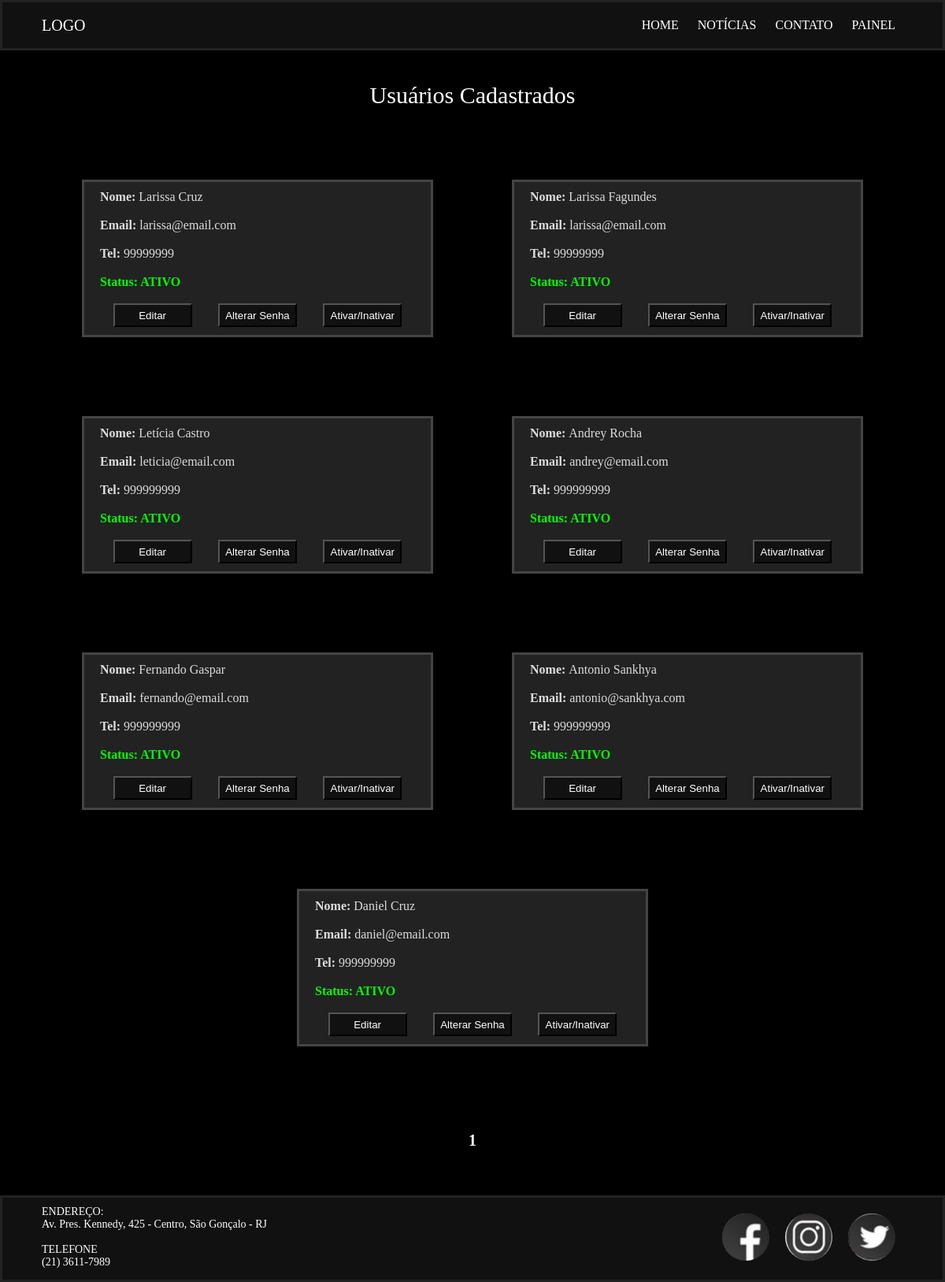
The app's page /painel/listarUsuarios (signed in) with its own data.
### tables this page shows
CREATE TABLE `usuarios` (
  `id` int(11) NOT NULL AUTO_INCREMENT,
  `nome` varchar(45) NOT NULL,
  `sobrenome` varchar(45) NOT NULL,
  `email` varchar(45) NOT NULL,
  `tel` int(11) NOT NULL,
  `senha` varchar(45) NOT NULL,
  `usuariotipo` int(11) NOT NULL,
  `status` varchar(45) NOT NULL,
  PRIMARY KEY (`id`),
  KEY `usuariotipo` (`usuariotipo`),
  CONSTRAINT `usuarios_ibfk_1` FOREIGN KEY (`usuariotipo`) REFERENCES `tipousu` (`id`)
);

### core/controller.php (called while the page is built, shortened)
<?php
class controller {
	public function loadViewInTemplate($viewName, $viewData = array()) {
		extract($viewData);
		require 'views/'.$viewName.'.php';
	}
	public function loadTemplateLogado($viewName, $viewData = array()) {
		require 'views/templateLogado.php';
	}
}

### controllers/painelController.php (called while the page is built, shortened)
<?php
class painelController extends controller {
	public function listarUsuarios(){
		$u = new usuarios();
		$dados = array();
		$limit = 10;
		$total = $u->getTotal();
        $dados['paginas'] = ceil($total/$limit);
        $dados['paginaAtual'] = 1;
        $offset = ($dados['paginaAtual'] * $limit) - $limit;
		$dados['usuarios'] = $u->getUsuarios($offset, $limit);
        $this->loadTemplateLogado('listarUsuarios', $dados);
	}
}

### core/core.php (called while the page is built, shortened)
<?php
class core {
	public function run() {
        $url = '/';
		if(isset($_GET['url'])) {
			$url .= $_GET['url'];
		}
		$params = array();
		if(!empty($url) && $url != '/') {
			$url = explode('/', $url);
			array_shift($url);
			array_shift($url);
			if(isset($url[0]) && !empty($url[0])) {
				$currentAction = $url[0];
			} else {
				$currentAction = 'index';
			}
		} else {
			$currentController = 'homeController';
			$currentAction = 'index';
		}
		$c = new $currentController();
		call_user_func_array(array($c, $currentAction), $params);
	}
}

### index.php (called while the page is built, shortened)
<?php
$core = new core();
$core->run();

### core/model.php (called while the page is built, shortened)
<?php
class model {
	public function __construct() {
		global $db;
		$this->db = $db;
	}
}

### models/usuarios.php (called while the page is built, shortened)
<?php
class usuarios extends model {
	public function getUsuarios($offset = 0, $limit = 0) {
		$array = array();
		$sql = "SELECT * FROM usuarios ORDER BY id DESC";
		if($limit > 0) {
			$sql .= " LIMIT ".$offset.",".$limit;
		}
		$sql = $this->db->query($sql);
		if($sql->rowCount() > 0) {
			$array = $sql->fetchAll();
		}
		return $array;
	}
}

### views/listarUsuarios.php (the view)
<div class="titulo">
	Usuários Cadastrados
</div>
<div class="galeria-usuarios">
	<?php foreach($usuarios as $usuario): ?>
		<div class="usuarios-cadastrados">
			<div class="usuarios-cadastrados-info">
				<strong>Nome: </strong><?php echo utf8_encode($usuario['nome']." ".$usuario['sobrenome']); ?><br><br>
				<strong>Email: </strong><?php echo $usuario['email']; ?><br><br>
				<strong>Tel: </strong><?php echo $usuario['tel']; ?><br><br>
				<strong class="<?php echo $usuario['status'];?>">Status: <?php echo strtoupper($usuario['status']);?></strong><br><br>
			</div>
			<div class="usuarios-cadastrados-botao">
				<a href="<?php echo BASE_URL; ?>painel/editarUsuario/<?php echo $usuario['id'];?>"><button>Editar</button></a>
				<a href="<?php echo BASE_URL; ?>painel/alterarSenhaUsuario/<?php echo $usuario['id'];?>"><button>Alterar Senha</button></a>
				<a href="<?php echo BASE_URL; ?>painel/alterarStatusUsuario/<?php echo $usuario['id'];?>"><button>Ativar/Inativar</button></a>
			</div>
		</div>
	<?php endforeach; ?>
</div>
<div class="paginacao">
	<?php for($q=1;$q<=$paginas;$q++): ?>
		<?php if($paginaAtual == $q): ?>
			<a href="<?php echo BASE_URL; ?>/noticias?p=<?php echo $q; ?>"><strong><?php echo $q; ?></strong></a>
		<?php else: ?>
			<a href="<?php echo BASE_URL; ?>/noticias?p=<?php echo $q; ?>"><?php echo $q; ?></a>
		<?php endif; ?>
	<?php endfor; ?>
</div>

### views/templateLogado.php (shortened to what this page needs)
<html>
<head>
 	<link rel="stylesheet" type="text/css" href="<?php echo BASE_URL; ?>assets/css/style.css?ts=<?=time()?>" />
</head>
<body>
	<div class="navbar">
		<div class="logo">
			<a href="<?php echo BASE_URL; ?>home">LOGO</a>
		</div>
		<ul class="nav-list">
			<li class="list-item"><a href="<?php echo BASE_URL; ?>home">HOME</a></li>
			<li class="list-item"><a href="<?php echo BASE_URL; ?>noticias">NOTÍCIAS</a></li>
			<li class="list-item"><a href="<?php echo BASE_URL; ?>contato">CONTATO</a></li>
			<li class="list-item"><a href="<?php echo BASE_URL; ?>painel">PAINEL</a></li>
		</ul>
	</div>
	<?php $this->loadViewInTemplate($viewName, $viewData);?>
	<div class="rodape">
		<div class="end-tel">
			ENDEREÇO:<br>
			Av. Pres. Kennedy, 425 - Centro, São Gonçalo - RJ<br><br>
			TELEFONE<br>
			(21) 3611-7989<br>
		</div>
		<ul class="redes-sociais">
			<li class="redes-sociais-item"><img src="<?php echo BASE_URL; ?>assets/images/facebook.png"></li>
			<li class="redes-sociais-item"><img src="<?php echo BASE_URL; ?>assets/images/instagram.png"></li>
			<li class="redes-sociais-item"><img src="<?php echo BASE_URL; ?>assets/images/twiter.png"></li>
		</ul>
	</div>
</body>
</html>

### assets/css/style.css (style rules this page uses)
* { padding: 0; margin: 0; }
body { background-color: #000; color: #FFF; }
.navbar { display: flex; background-color: #111; justify-content: space-between; padding-left: 50px; padding-right: 50px; align-items: center; font-size: 16px; border-style: solid; border-color: #222; }
.logo { font-size: 20px; }
.nav-list .list-item { list-style-type:none; display: inline-block; padding-top: 20px; padding-bottom: 20px; padding-right: 10px; padding-left: 10px; }
.navbar a { color: #FFF; text-decoration: none; }
.titulo { display: flex; justify-content: center; font-size: 30px; padding: 40px; }
img { width: 450px; height: 250px; }
.rodape { display: flex; background-color: #111; justify-content: space-between; padding: 10px 50px; margin-top: 50px; font-size: 14px; border-style: solid; border-color: #222; }
.redes-sociais { display: flex; list-style-type:none; flex-direction: row; }
.redes-sociais-item { margin: 10px; }
.redes-sociais-item img { height: 60px; width: 60px; border-radius: 50%; }
.paginacao { display: flex; justify-content: center; align-items: center; padding-top: 50px; }
.paginacao a { color: #FFF; padding: 8px 16px; text-decoration: none; font-size: 20px; }
button { background-color: #111; color: #FFF; }
button { width: 100px; height: 30px; }
.galeria-usuarios { display: flex; flex-wrap: wrap; justify-content: center; }
.usuarios-cadastrados { display: flex; flex-direction: column; background-color: #222; color: #DDD; width: 400px; margin: 50px; padding: 10px 20px; border-style: solid; border-color: #444; }
.usuarios-cadastrados-botao { display: flex; justify-content: space-around; }
.ativo { color: #0F0; }

### records on screen
usuarios: nome+sobrenome "Larissa Cruz", email "larissa@email.com", tel "99999999", status "ATIVO"
usuarios: nome+sobrenome "Larissa Fagundes", email "larissa@email.com", tel "99999999", status "ATIVO"
usuarios: nome+sobrenome "Letícia Castro", email "leticia@email.com", tel "999999999", status "ATIVO"
usuarios: nome+sobrenome "Andrey Rocha", email "andrey@email.com", tel "999999999", status "ATIVO"
usuarios: nome+sobrenome "Fernando Gaspar", email "fernando@email.com", tel "999999999", status "ATIVO"
usuarios: nome+sobrenome "Antonio Sankhya", email "antonio@sankhya.com", tel "999999999", status "ATIVO"
usuarios: nome+sobrenome "Daniel Cruz", email "daniel@email.com", tel "999999999", status "ATIVO"
